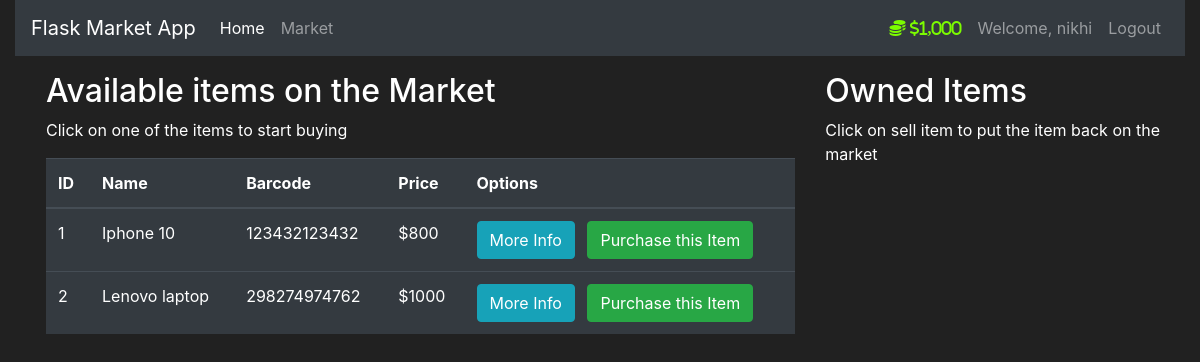
The app's page /market (signed in) with its own data.
### market/models.py (models this page shows, shortened)
class User(db.Model, UserMixin):
    id = db.Column(db.Integer(), primary_key = True)
    username = db.Column(db.String(30), nullable = False, unique = True)
    email_address = db.Column(db.String(50), nullable = False, unique = True)
    password_hash = db.Column(db.String(60), nullable = False)
    budget = db.Column(db.Integer(), nullable = False, default = 1000)
    items = db.relationship("Item", backref = "owned_user", lazy = True)
    @property
    def prettier_budget(self):
        if len(str(self.budget)) >= 4:
            return f"${str(self.budget)[:-3]},{str(self.budget)[-3:]}"
        else:
            return f"${self.budget}"
    @property
    def password(self):
        raise AttributeError('password is not a readable attribute')

class Item(db.Model):
    id = db.Column(db.Integer(), primary_key = True)
    name = db.Column(db.String(length = 30), nullable = False, unique = True)
    price = db.Column(db.Integer(), nullable = False)
    barcode = db.Column(db.String(length = 12), nullable = False, unique = True)
    description = db.Column(db.String(length = 1024), nullable = False, unique = True)
    owner = db.Column(db.Integer(), db.ForeignKey('user.id'))

### market/routes.py (the view, shortened to what this page needs)
@app.route("/market", methods = ["GET", "POST"])
@login_required
def market_page():
    purchase_form = PurchaseItemForm()
    selling_form = SellItemForm()
    if request.method == "GET":
        items = Item.query.filter_by(owner = None).all()
        owned_items = Item.query.filter_by(owner = current_user.id)
        return render_template("market.html", items = items, purchase_form = purchase_form, owned_items = owned_items, selling_form = selling_form)

### market/models.py (called while the page is built)
@login_manager.user_loader
def load_user(user_id):
    return User.query.get(int(user_id))

### market/templates/market.html (shortened to what this page needs)
{% extends "base.html" %}
{% block content %}
    <div class = "row mt-3 ml-3">
        <div class = "col-8">
            <h2>Available items on the Market</h2>
            <p>Click on one of the items to start buying</p>
            <table class="table table-hover table-dark">
                <thead>
                    <tr>
                        <th scope="col">ID</th>
                        <th scope="col">Name</th>
                        <th scope="col">Barcode</th>
                        <th scope="col">Price</th>
                        <th scope="col">Options</th>
                    </tr>
                </thead>
                <tbody>
                    {% for item in items %}
                        <tr>
                            <td>{{item.id}}</td>
                            <td>{{item.name}}</td>
                            <td>{{item.barcode}}</td>
                            <td>${{item.price}}</td>
                            <td>
                                <button class="btn btn-outline btn-info mr-2" data-toggle="modal" data-target="#Modal-MoreInfo-{{ item.id }}">More Info</button>
                                <button class="btn btn-outline btn-success" data-toggle="modal" data-target="#Modal-PurchaseConfirm-{{ item.id }}">Purchase this Item</button>
                            </td>
                        </tr>
                    {% endfor %}
                </tbody>
            </table>
        </div>
        <div class = "col-4">
            <h2>Owned Items</h2>
            <p>Click on sell item to put the item back on the market</p>
            <br>
        </div>
    </div>
{% endblock %}

### market/templates/base.html (shortened to what this page needs)
<!doctype html>
<html lang="en">
    <head>
        <link rel="stylesheet" href="https://cdn.jsdelivr.net/npm/bootstrap@4.5.3/dist/css/bootstrap.min.css">
        <link rel="stylesheet" href="https://cdnjs.cloudflare.com/ajax/libs/font-awesome/5.15.4/css/all.min.css">
    </head>
    <body class="container-fluid">
        <nav class="navbar navbar-expand-md navbar-dark bg-dark">
			<a class="navbar-brand" href="#">Flask Market App</a>
			<div class="collapse navbar-collapse" id="navbarNav">
				<ul class="navbar-nav mr-auto">
					<li class="nav-item active">
						<a class="nav-link" href="{{ url_for('home_page') }}">Home <span class="sr-only">(current)</span></a>
					</li>
					<li class="nav-item">
						<a class="nav-link" href="{{ url_for('market_page') }}">Market</a>
					</li>
				</ul>
                {% if current_user.is_authenticated %}
                    <ul class="navbar-nav">
                        <li class="nav-item">
                            <a class="nav-link" style="color: lawngreen; font-weight: bold;">
                                <em class = "fas fa-coins">&nbsp;{{ current_user.prettier_budget }}</em>
                            </a>
                        </li>
                        <li class="nav-item">
                            <a class="nav-link">Welcome, {{ current_user.username }}</a>
                        </li>
                        <li class="nav-item">
                            <a class="nav-link" href="{{ url_for('logout_page') }}">Logout</a>
                        </li>
                    </ul>
                {% endif %}
			</div>
    	</nav>
        {% block content %}
        {% endblock %}
    </body>
</html>

### market/templates/base.html (style rules this page uses)
body { background-color: #212121; color: white }

### records on screen
User: prettier_budget "$1,000", username "nikhi"
Item: id "1", name "Iphone 10", barcode "123432123432", price "800"
Item: id "2", name "Lenovo laptop", barcode "298274974762", price "1000"
